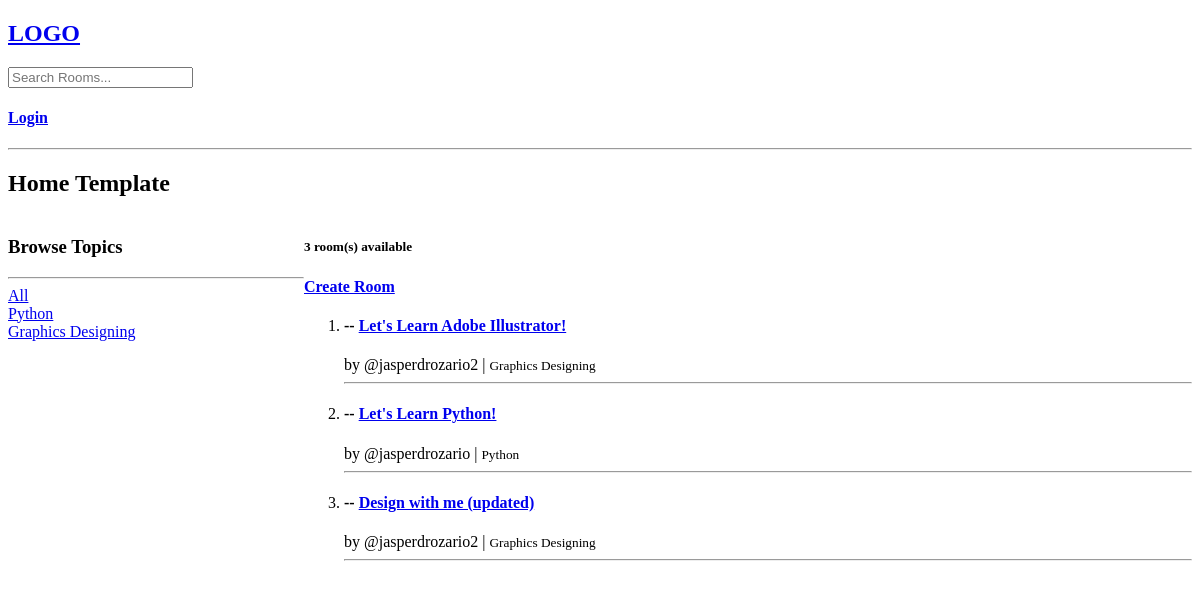
The app's page /, older data.
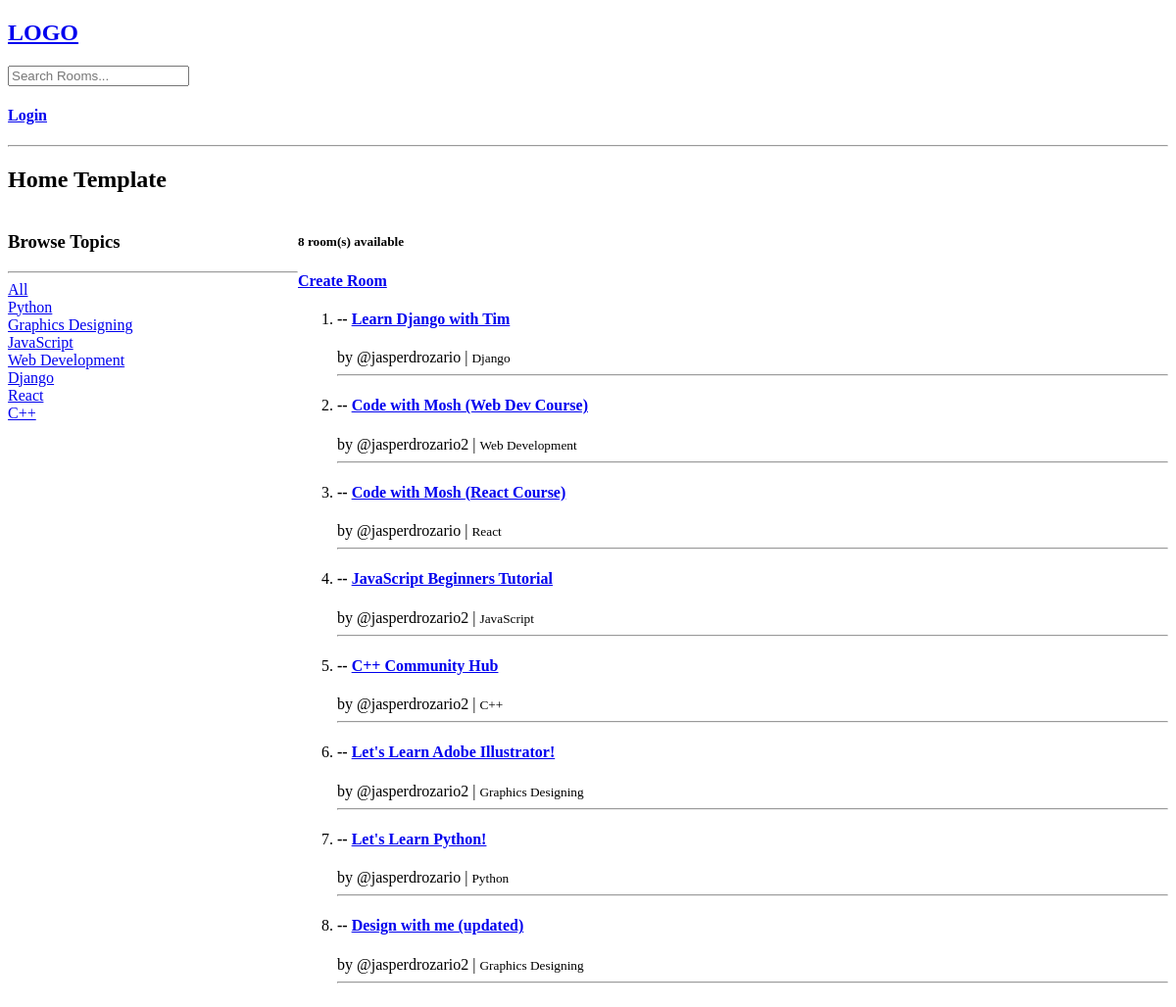
The same page, newer data.
### base/models.py (models this page shows, shortened)
class Topic(models.Model):
    name = models.CharField(max_length=200)

class Room(models.Model):
    host = models.ForeignKey(User, on_delete=models.SET_NULL, null=True)
    topic = models.ForeignKey(Topic, on_delete=models.SET_NULL, null=True)
    name = models.CharField(max_length=200)
    description = models.TextField(null=True, blank=True)
    participants = models.ManyToManyField(User, related_name='participants', blank=True)
    updated = models.DateTimeField(auto_now=True)
    created = models.DateTimeField(auto_now_add=True)
    class Meta:
        ordering = ['-updated', '-created']

### base/views.py (the view)
# urls.py: 2. Add a URL to urlpatterns:  path('', views.home, name='home')
def home(request):
  q = request.GET.get('q') if request.GET.get('q') != None else ''
  rooms = Room.objects.filter(
    Q(topic__name__icontains = q) |
    Q(name__icontains = q) |
    Q(description__icontains = q)
    )
  room_count = rooms.count()
  topics = Topic.objects.all()
  context = {'rooms': rooms, 'topics': topics, 'room_count': room_count}
  return render(request, 'base/home.html', context)

### base/templates/base/home.html (shortened to what this page needs)
{% extends 'main.html' %} {% block content %}
<h2>Home Template</h2>
<div class="home-container">
  <div class="browse-topic-container">
    <h3>Browse Topics</h3>
    <hr />
    <div>
      <a href="{% url 'home' %}">All</a>
    </div>
    {% for topic in topics %}
    <div>
      <a href="{% url 'home' %}?q={{topic.name}}">{{topic.name}}</a>
    </div>
    {% endfor %}
  </div>
  <div>
    <h5>{{room_count}} room(s) available</h5>
    <h4><a href="{% url 'create-room' %}">Create Room</a></h4>
    <div>
      <ol>
        {% for room in rooms %}
        <li>
          <h4>-- <a href="{% url 'room' room.id %}">{{room.name}}</a></h4>
          <span>by @{{room.host.username}} | </span>
          <small>{{room.topic.name}}</small>
          <hr />
        </li>
        {% endfor %}
      </ol>
    </div>
  </div>
</div>
{% endblock %}

### templates/main.html (shortened to what this page needs)
<!DOCTYPE html>
<html lang="en">
  <head>
  </head>
  <body>
    {% include 'navbar.html' %}
    {% block content %} {% endblock %}
  </body>
</html>

### templates/navbar.html
<a href="{% url 'home'%}">
  <h2>LOGO</h2>
</a>
<form method="GET" action="{% url 'home' %}">
  <input type="text" name="q" placeholder="Search Rooms..." />
</form>
{% if request.user.is_authenticated %}
<h4><a href="{% url 'logout' %}">Logout</a></h4>
{% else %}
<h4><a href="{% url 'login' %}">Login</a></h4>
{% endif %}
<hr />

### base/templates/base/home.html (style rules this page uses)
.home-container { display: grid; grid-template-columns: 1fr 3fr; }

Row changes from the older to the newer data that the page shows:
added Topic: name "JavaScript"
added Topic: name "Web Development"
added Topic: name "Django"
added Topic: name "React"
added Topic: name "C++"
added Room: name "Learn Django with Tim", host.username "jasperdrozario", topic.name "Django"
added Room: name "Code with Mosh (Web Dev Course)", host.username "jasperdrozario2", topic.name "Web Development"
added Room: name "Code with Mosh (React Course)", host.username "jasperdrozario", topic.name "React"
added Room: name "JavaScript Beginners Tutorial", host.username "jasperdrozario2", topic.name "JavaScript"
added Room: name "C++ Community Hub", host.username "jasperdrozario2", topic.name "C++"
Text that changed along with them:
{{ room_count }}: "3" → "8"
